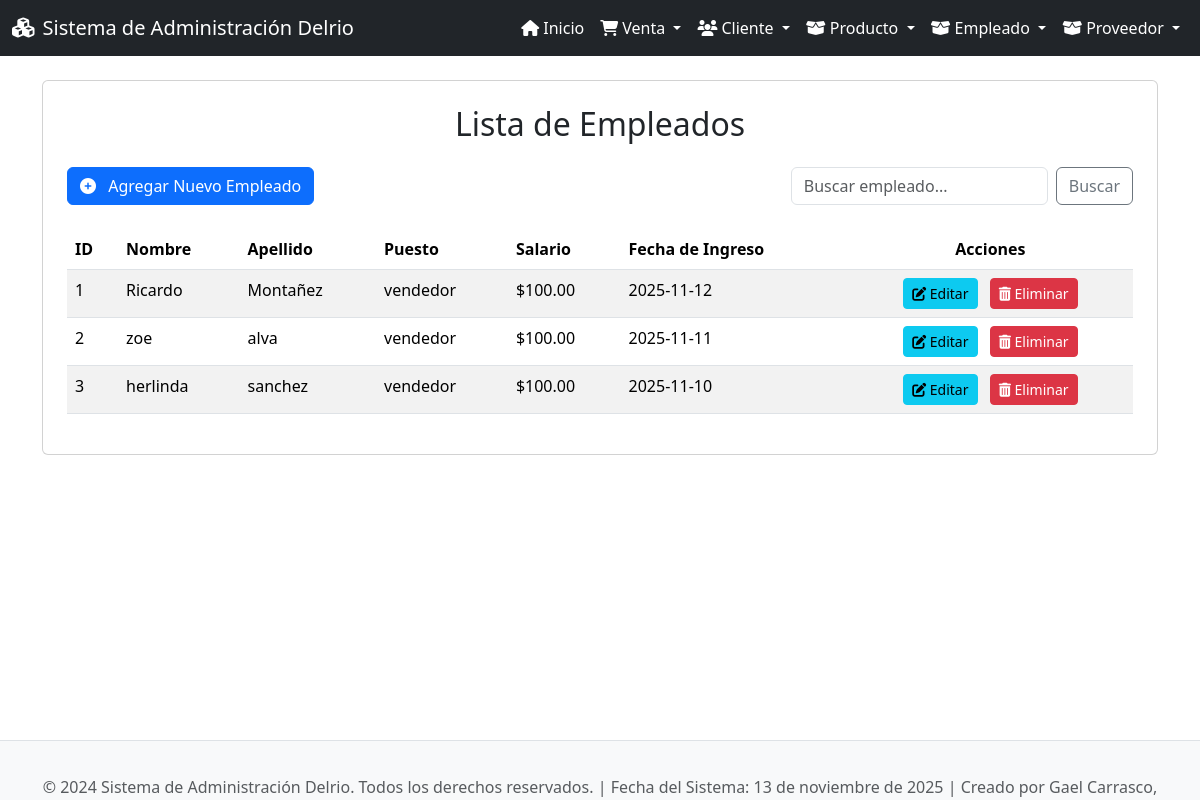
/empleados/, run on the app's committed database.
### app_Delrio/models.py (models this page shows, shortened)
class Empleado(models.Model):
    nom_empl = models.CharField(max_length=255)     # nom_empl (first name)
    apellido_empl = models.CharField(max_length=255) # apellido_empl (last name)
    puesto_empl = models.CharField(max_length=255)   # puesto_empl (job position)
    salario = models.DecimalField(max_digits=10, decimal_places=2)  # salario (salary)
    fech_ingreso = models.DateField()  # fech_ingreso (hire date)

### app_Delrio/views.py (the view)
# urls.py: path('empleados/', views.ver_empleados, name='ver_empleados'),
def ver_empleados(request):
    empleados = Empleado.objects.all()
    return render(request, 'empleados/ver_empleados.html', {'empleados': empleados})

### app_Delrio/templates/empleados/ver_empleados.html (shortened to what this page needs)
{% extends 'base.html' %}
{% block content %}
<div class="card p-4">
    <h2 class="card-title text-center mb-4">Lista de Empleados</h2>
    <div class="mb-4 d-flex justify-content-between align-items-center">
        <a href="{% url 'agregar_empleado' %}" class="btn btn-primary">
            <i class="fas fa-plus-circle me-2"></i> Agregar Nuevo Empleado
        </a>
        <form class="d-flex" role="search" method="GET" action="{% url 'ver_empleados' %}">
            <input class="form-control me-2" type="search" placeholder="Buscar empleado..." aria-label="Search" name="q" value="{{ request.GET.q }}">
            <button class="btn btn-outline-secondary" type="submit">Buscar</button>
        </form>
    </div>
    {% if empleados %}
    <div class="table-responsive">
        <table class="table table-hover table-striped">
            <thead>
                <tr>
                    <th scope="col">ID</th>
                    <th scope="col">Nombre</th>
                    <th scope="col">Apellido</th>
                    <th scope="col">Puesto</th>
                    <th scope="col">Salario</th>
                    <th scope="col">Fecha de Ingreso</th>
                    <th scope="col" class="text-center">Acciones</th>
                </tr>
            </thead>
            <tbody>
                {% for empleado in empleados %}
                <tr>
                    <td>{{ empleado.id }}</td>
                    <td>{{ empleado.nom_empl }}</td>
                    <td>{{ empleado.apellido_empl }}</td>
                    <td>{{ empleado.puesto_empl }}</td>
                    <td>${{ empleado.salario }}</td>
                    <td>{{ empleado.fech_ingreso|date:"Y-m-d" }}</td>
                    <td class="text-center">
                        <a href="{% url 'actualizar_empleado' empleado.id %}" class="btn btn-info btn-sm me-2" title="Editar">
                            <i class="fas fa-edit"></i> Editar
                        </a>
                        <a href="{% url 'borrar_empleado' empleado.id %}" class="btn btn-danger btn-sm" title="Eliminar">
                            <i class="fas fa-trash-alt"></i> Eliminar
                        </a>
                    </td>
                </tr>
                {% endfor %}
            </tbody>
        </table>
    </div>
    {% else %}
    <div class="alert alert-warning text-center" role="alert">
        No hay empleados registrados o no se encontraron resultados para la búsqueda.
    </div>
    {% endif %}
</div>
{% endblock %}

### app_Delrio/templates/base.html (style rules this page uses)
body { display: flex; flex-direction: column; min-height: 100vh; }

### data on the page
Empleado: id "1", nom_empl "Ricardo", apellido_empl "Montañez", puesto_empl "vendedor", salario "100.00", fech_ingreso "2025-11-12"
Empleado: id "2", nom_empl "zoe", apellido_empl "alva", puesto_empl "vendedor", salario "100.00", fech_ingreso "2025-11-11"
Empleado: id "3", nom_empl "herlinda", apellido_empl "sanchez", puesto_empl "vendedor", salario "100.00", fech_ingreso "2025-11-10"
